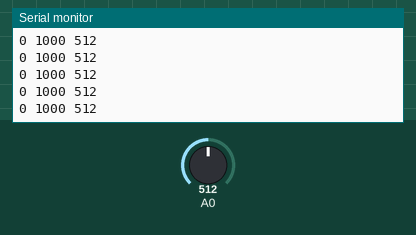
Simulated run of this sketch. Board: Arduino Uno, built with avr-gcc and run on an emulated ATmega328P. Parts: the last lines printed to the serial monitor. The inputs (shaded band) are chosen by the test bench; at power-on: A0 = 512.

Above: at 1.2 s.
1.3 s: A0 set to 11
At 1.8 s:
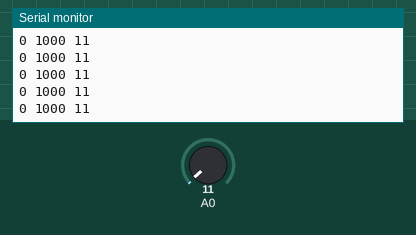
2.8 s: A0 set to 8
At 3.5 s:
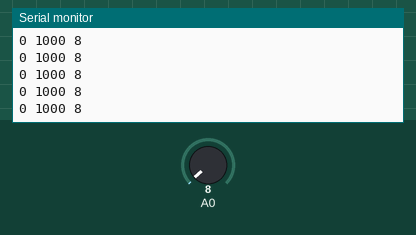
Timing chart, 0 to 5.8 s (numbered marks = the images above; inputs shaded):
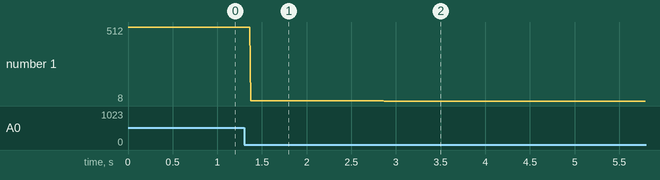

The sketch:

murata-piezo.ino
```cpp
float alpha = 0.1;  // Smoothing factor (0 < alpha < 1)
float filteredValue = 0;

void setup() {
  Serial.begin(9600);
}

void loop() {
  int rawValue = analogRead(A0);  // Read the raw signal
  float currentValue = rawValue * (5.0 / 1023.0);  // Convert to voltage (for a 5V Arduino)


  // Initialize the filtered value with the first reading (only at the start)
  if (filteredValue == 0) {
    filteredValue = currentValue;
  }

  // Apply exponential smoothing
  filteredValue = alpha * currentValue + (1 - alpha) * filteredValue;

  // Output the initial (raw) value and the filtered value
  // Serial.print("Raw Value: ");
  // Serial.print(currentValue);
  // Serial.print(" V, Filtered Value: ");
  // Serial.print(filteredValue);
  // Serial.println(" V");

  Serial.print(0); // To freeze the lower limit
  Serial.print(" ");
  Serial.print(1000); // To freeze the upper limit
  Serial.print(" ");

  Serial.println(rawValue);
  // Serial.println(filteredValue);

  delay(1);  // Add a short delay for stability
}
```

Measured:
- after the input at 1.3 s, the serial monitor: prints a new line after 0.07 s (image 1)
- after the input at 2.8 s, the serial monitor: prints a new line after 0.07 s (image 2)
- plotted number 1: 512 → 11 after the input at 1.3 s, 11 → 8 after the input at 2.8 s
